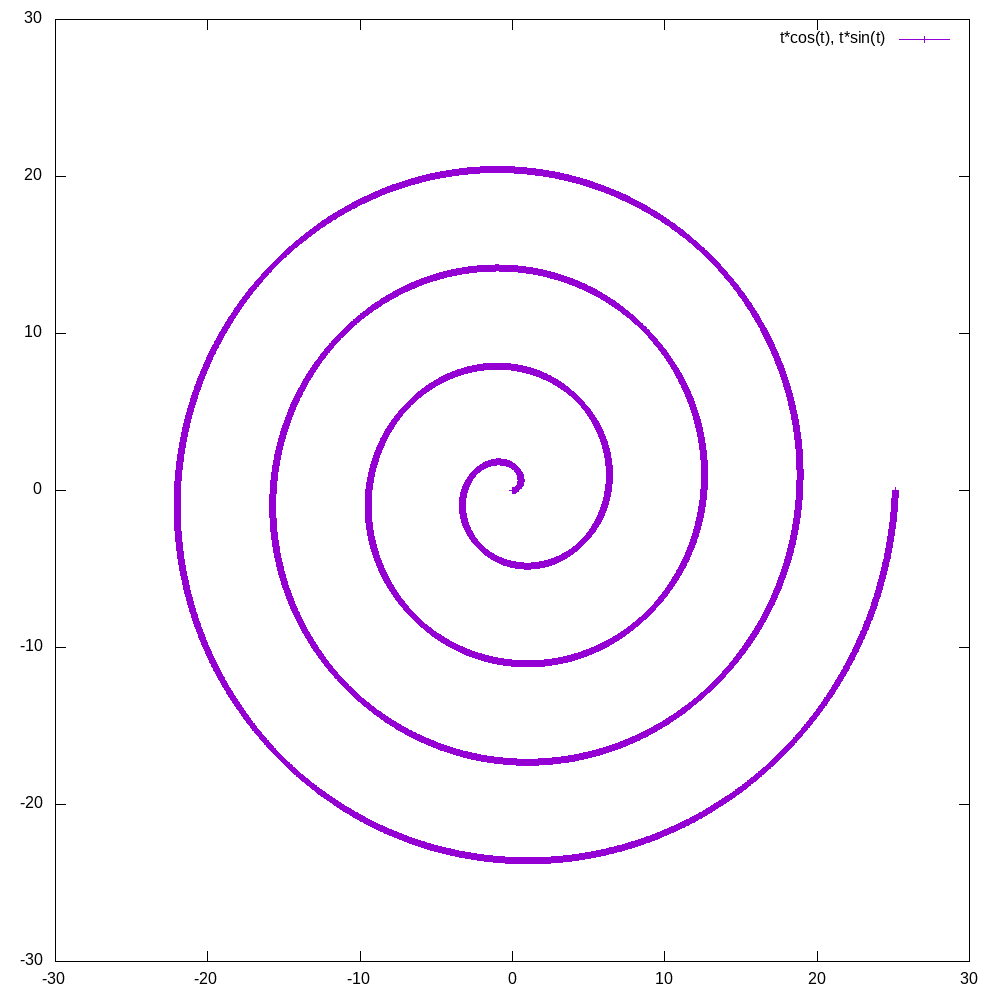

This figure's gnuplot source:
#!/usr/bin/gnuplot

set terminal png size 1000,1000
set out "archimedes_spiral.png"

set parametric
set samples 10000
set xrange [-30:30]
set yrange [-30:30]

plot [0:8*pi] t*cos(t), t*sin(t) with linespoints
